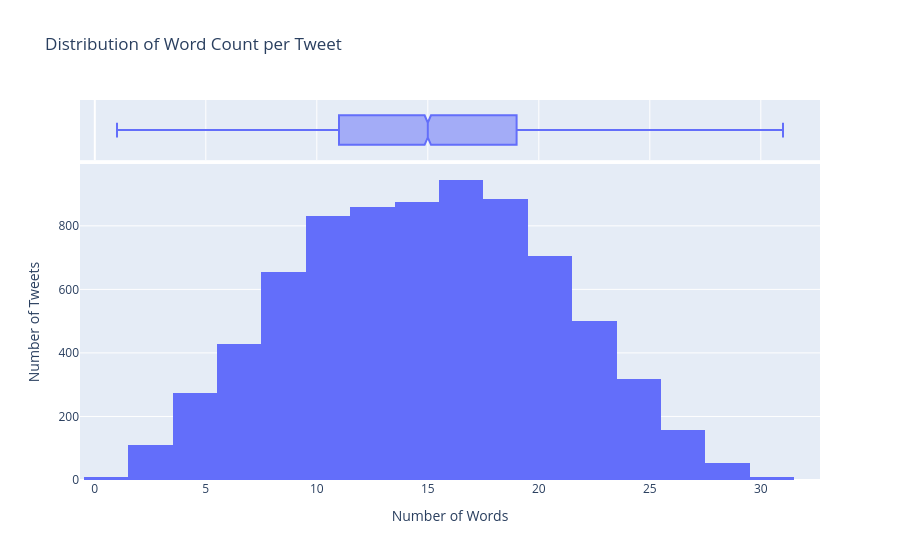

Write notebook code for a chart like this one.
### Code cell
fig = px.histogram(df, x = "word_count", nbins = 25, marginal = "box", title = "Distribution of Word Count per Tweet")

fig.update_layout(xaxis_title = "Number of Words", yaxis_title = "Number of Tweets")

fig.show()

### Figure 1 — Plotly figure (JSON) as saved in the notebook; plotly's stock layout.template omitted (floating-point values rounded to 4 significant figures; data arrays with more than 128 entries replaced by an {"elided": "..."} marker saying what was removed)
{"data": [{"bingroup": "x", "hovertemplate": "word_count=%{x}<br>count=%{y}<extra></extra>", "legendgroup": "", "marker": {"color": "#636efa", "pattern": {"shape": ""}}, "name": "", "nbinsx": 25, "orientation": "v", "showlegend": false, "type": "histogram", "x": {"elided": "7613 int values"}, "xaxis": "x", "yaxis": "y"}, {"hovertemplate": "word_count=%{x}<extra></extra>", "legendgroup": "", "marker": {"color": "#636efa"}, "name": "", "notched": true, "showlegend": false, "type": "box", "x": {"elided": "7613 int values"}, "xaxis": "x2", "yaxis": "y2"}], "layout": {"barmode": "relative", "legend": {"tracegroupgap": 0}, "title": {"text": "Distribution of Word Count per Tweet"}, "xaxis": {"anchor": "y", "domain": [0, 1], "title": {"text": "Number of Words"}}, "xaxis2": {"anchor": "y2", "domain": [0, 1], "matches": "x", "showgrid": true, "showticklabels": false}, "yaxis": {"anchor": "x", "domain": [0, 0.8316], "title": {"text": "Number of Tweets"}}, "yaxis2": {"anchor": "x2", "domain": [0.8416, 1], "matches": "y2", "showgrid": false, "showline": false, "showticklabels": false, "ticks": ""}}}
